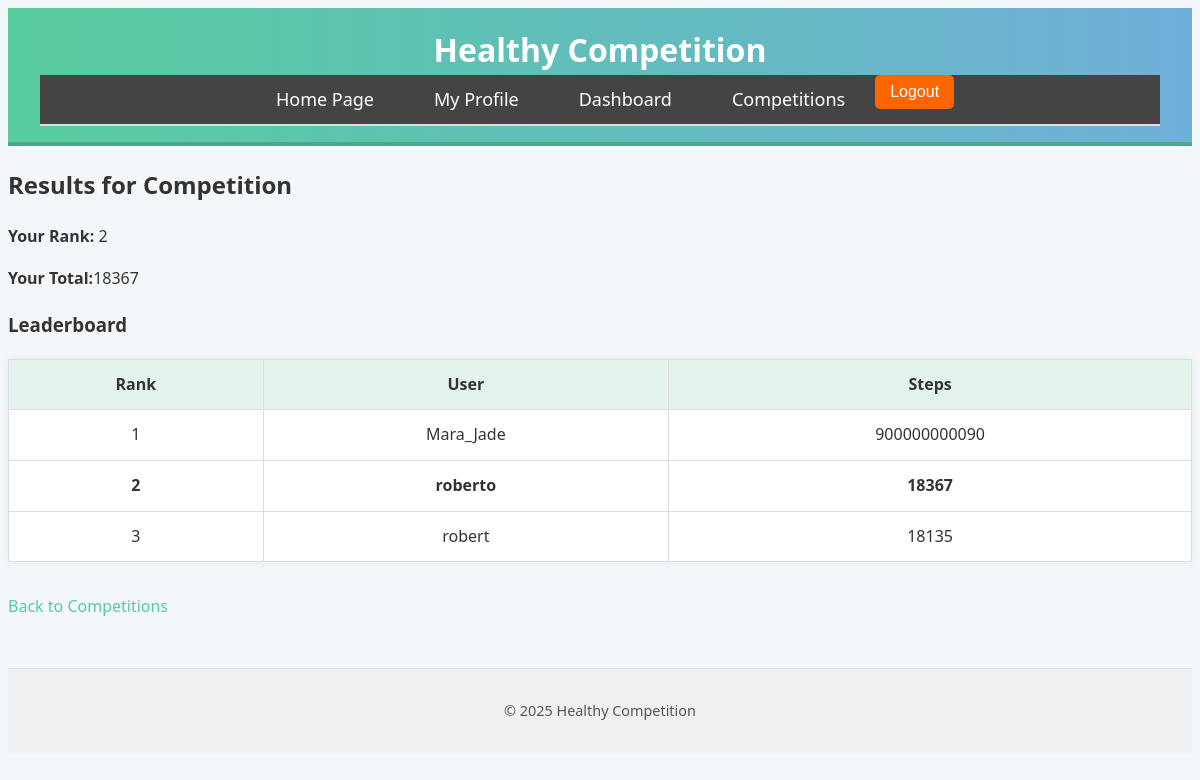
/competition/2/results/ (signed in), run on an earlier commit of the app's database.
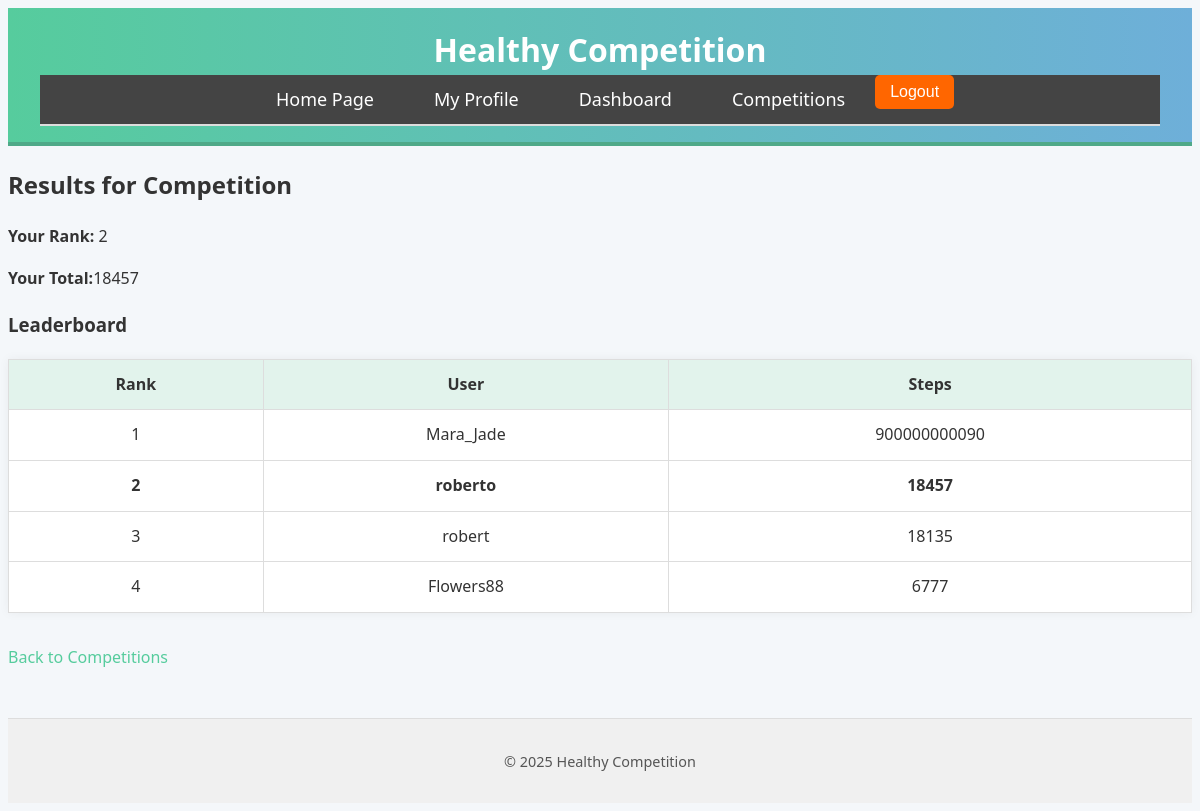
And on a later commit of the database.
### src/models.py (models this page shows, shortened)
class CompetitionParticipant(models.Model):
    user = models.ForeignKey(User, on_delete=models.CASCADE)
    competition = models.ForeignKey(Competition, on_delete=models.CASCADE)
    steps = models.PositiveIntegerField(default=0)
    joined_at = models.DateTimeField(auto_now_add=True)
    class Meta:
        unique_together = ('user', 'competition')  #This prevents duplicates

### src/views.py (the view)
# urls.py: path('competition/<int:competition_id>/results/', views.competition_results, name='competition_results'),
@login_required
def competition_results(request, competition_id):
    competition = get_object_or_404(Competition, id=competition_id)
    participants = CompetitionParticipant.objects.filter(
        competition=competition
    ).order_by('-steps')
    leaderboard = list(participants)
    user_participant = participants.filter(user=request.user).first()
    user_rank = None
    if user_participant:
        for index, participant in enumerate(leaderboard):
            if participant.user == request.user:
                user_rank = index + 1
                break
    return render(request, 'competition_results.html', {
        'competition': competition,
        'leaderboard': leaderboard,
        'user_participant': user_participant,
        'user_rank': user_rank
    })

### src/templates/competition_results.html
{% extends 'base.html' %}
{% block content %}
  <h2>Results for {{ competition.name }}</h2>
  {% if user_participant %}
    <p><strong>Your Rank:</strong> {{ user_rank }}</p>
    <p><strong>Your Total:</strong>{{ user_participant.steps }} </p>
  {% else %}
    <p>You did not participate in this competition.</p>
  {% endif %}
  <h3>Leaderboard</h3>
  <table>
    <tr>
      <th>Rank</th>
      <th>User</th>
      <th> Steps </th>
    </tr>
    {% for participant in leaderboard %}
      <tr {% if participant.user == user %}style="font-weight: bold;"{% endif %}>
        <td>{{ forloop.counter }}</td>
        <td>{{ participant.user.username }}</td>
        <td>{{ participant.steps}}
        </td>
      </tr>
    {% endfor %}
  </table>
  <a href="{% url 'competition_list' %}">Back to Competitions</a>
{% endblock %}

What changed in the data, as far as the page shows it:
changed CompetitionParticipant "roberto": steps "18367" → "18457"
added CompetitionParticipant: user.username "Flowers88", steps "6777"
